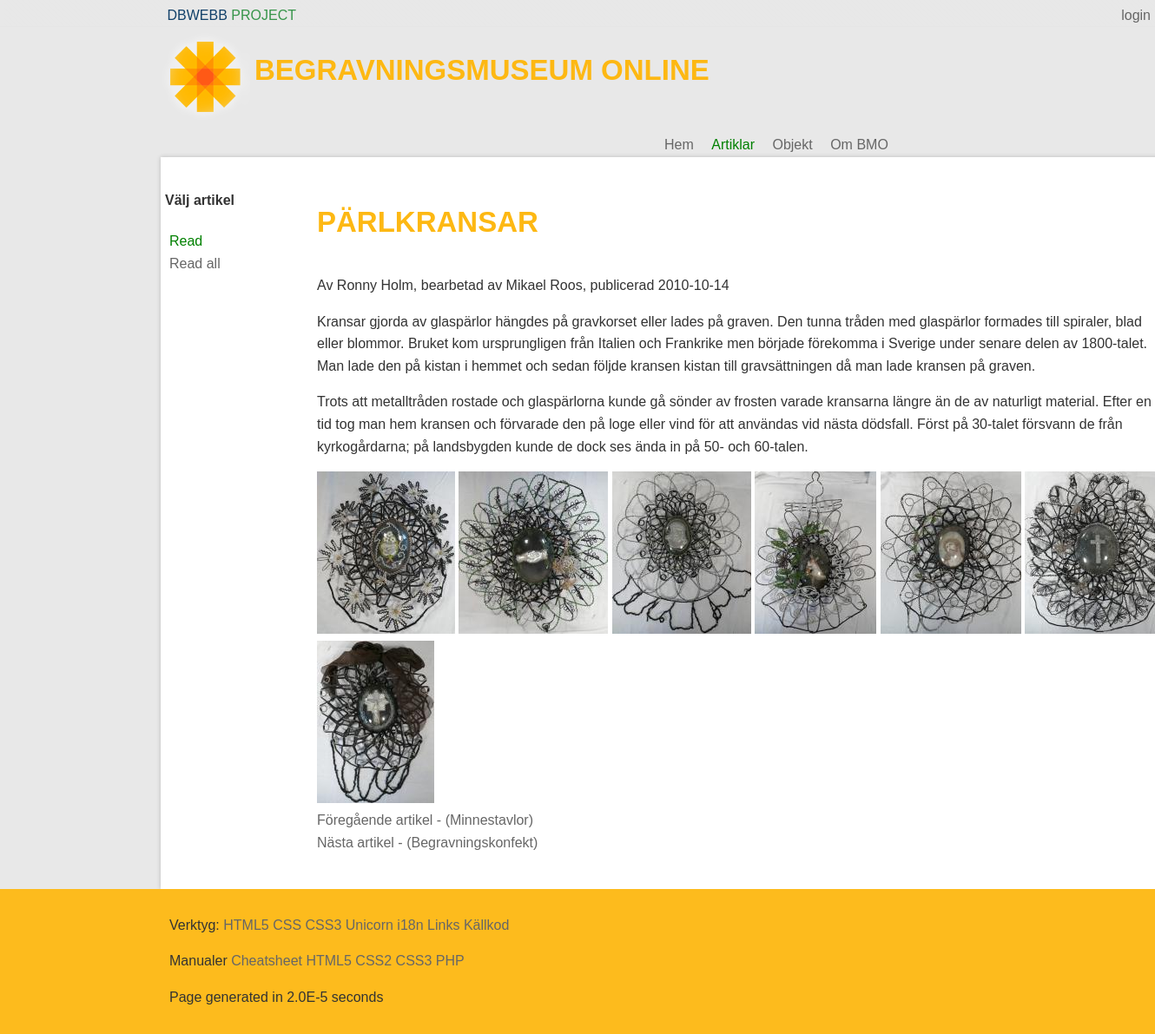
/article.php?p=showArticle&a=Pärlkransar, run on the app's committed database.
### tables this page shows
CREATE TABLE "Article" ("id" INTEGER PRIMARY KEY  AUTOINCREMENT  NOT NULL  UNIQUE , "category" TEXT, "title" TEXT, "content" TEXT, "author" TEXT, "pubdate" DATETIME NOT NULL  DEFAULT CURRENT_DATE);

CREATE TABLE Object
		(
			id INTEGER PRIMARY KEY  NOT NULL  UNIQUE, 
			title TEXT, 
			category TEXT, 
			text TEXT,
			image TEXT,
			owner TEXT
		, "articleLink" TEXT);

### incl/article/showArticle.php (the view, shortened to what this page needs)
<?php
$db= new PDO("sqlite:$dbPath");
$db->setAttribute(PDO::ATTR_ERRMODE, PDO::ERRMODE_WARNING);
$stmt = $db->prepare('SELECT * FROM Article WHERE category = "article";');
$stmt->execute();
$res = $stmt->fetchAll(PDO::FETCH_ASSOC);
$current = null;
$a=null;
if(isset($_GET["a"])){
	$a = $_GET["a"];
}
?>
	<?php if(isset($a)){
		foreach($res as $article){
			if($a == $article['title']){
				$current = $article;
			}
		}
	}
	?>
	<?php if(isset($current)): ?>
	<?php
	$stmt = $db->prepare('SELECT * FROM Object WHERE articleLink = :parameter');
	$stmt->bindParam(':parameter', $a, PDO::PARAM_STR);
	$stmt->execute();
	$oRes = $stmt->fetchAll(PDO::FETCH_ASSOC);
	?>
		<section id="textContent">
			<h1><?php echo $current['title']; ?></h1>
			<p class="by-author"><?php echo $current['author'] . ', publicerad ' . $current['pubdate']; ?></p>
			<p><?php echo $current['content']; ?></p>
			<?php
				$nextarticle=$current['id'] +1;
				if($nextarticle['id']<3){
					$prevArticle=$current['id']-1;
				}
			?>
		</section>
		<div id="imageContent">
				<?php foreach($oRes as $images):?>
					<?php
						$newPathImage['image'] = $images['image'];
						$resizeImage ="bmo/250";
						$newPathImage['image'] = str_replace("bmo", $resizeImage, $images['image']);
					?>
				<a href="<?php echo $images['image']?>"><img src="<?php echo $newPathImage['image']; ?>"></a>
				<?php endforeach; ?>
		</div>
				<?php foreach($res as $article): ?>
					<?php if($prevArticle == $article['id']):?>
						<a href="<?php echo $currentArticle="?p=showArticle&a=" . $article['title']; ?>">Föregående artikel - (<?php echo $article['title']; ?>)</a><br>
					<?php endif;?>
					<?php if($nextarticle == $article['id']):?>
						<a href="<?php echo $currentArticle="?p=showArticle&a=" . $article['title']; ?>"> Nästa artikel - (<?php echo $article['title']; ?>)</a>
					<?php endif;?>
				<?php endforeach; ?>
	<?php endif;?>

### style/FiddeStyle.css (style rules this page uses)
* { font-family:proxima-nova-soft,sans-serif; font-size:16px; color:#333; line-height:1.6em }
html,body { margin:0; padding:0; }
html { background:#e6e6e6; overflow-y:scroll; }
body { background:#E8E8E8; }
h1,h2 { color:#FDB813; }
h1 { text-transform: uppercase; font-size:33px; }
img { border:0; }
a { color: #666; outline:0; }
a:link { text-decoration: none; }
section#textContent { float:left; width:95%; overflow:auto; }

### style/debug.css (style rules this page uses)
body { background: beige; }

### style/style.css (style rules this page uses)
html { background: #cc6666; }
body { margin: 8px auto; width: 934px; padding: 8px; background: #ffffcc; border: 1px dashed #660033; font-family: Georgia, serif; color: #333333; }
h1 { text-transform: uppercase; border-bottom: 4px double #333333; }
header,footer,nav,article,section,aside,figure,figcaption { display:block; }

### data on the page
article: title "PÄRLKRANSAR", author "Av Ronny Holm, bearbetad av Mikael Roos", pubdate "2010-10-14", content "Kransar gjorda av glaspärlor hängdes på gravkorset eller lades på graven. Den tunna tråden med glaspärlor formades till spiraler, blad eller blommor. Bruket kom ursprungligen från Italien och Frankrike men började förekomma i Sverige under senare delen av 1800-talet. Man lade den på kistan i hemmet och sedan följde kransen kistan till gravsättningen då man lade kransen på graven. Trots att metalltråden rostade och glaspärlorna kunde gå sönder av frosten varade kransarna längre än de av naturligt material. Efter en tid tog man hem kransen och förvarade den på loge eller vind för att användas vid nästa dödsfall. Först på 30-talet försvann de från kyrkogårdarna; på landsbygden kunde de dock…"
object: shows a picture
object: shows a picture
object: shows a picture
object: shows a picture
object: shows a picture
object: shows a picture
object: shows a picture
article: title "Minnestavlor"
article: title "Begravningskonfekt"

### other printed values
$key "login"
